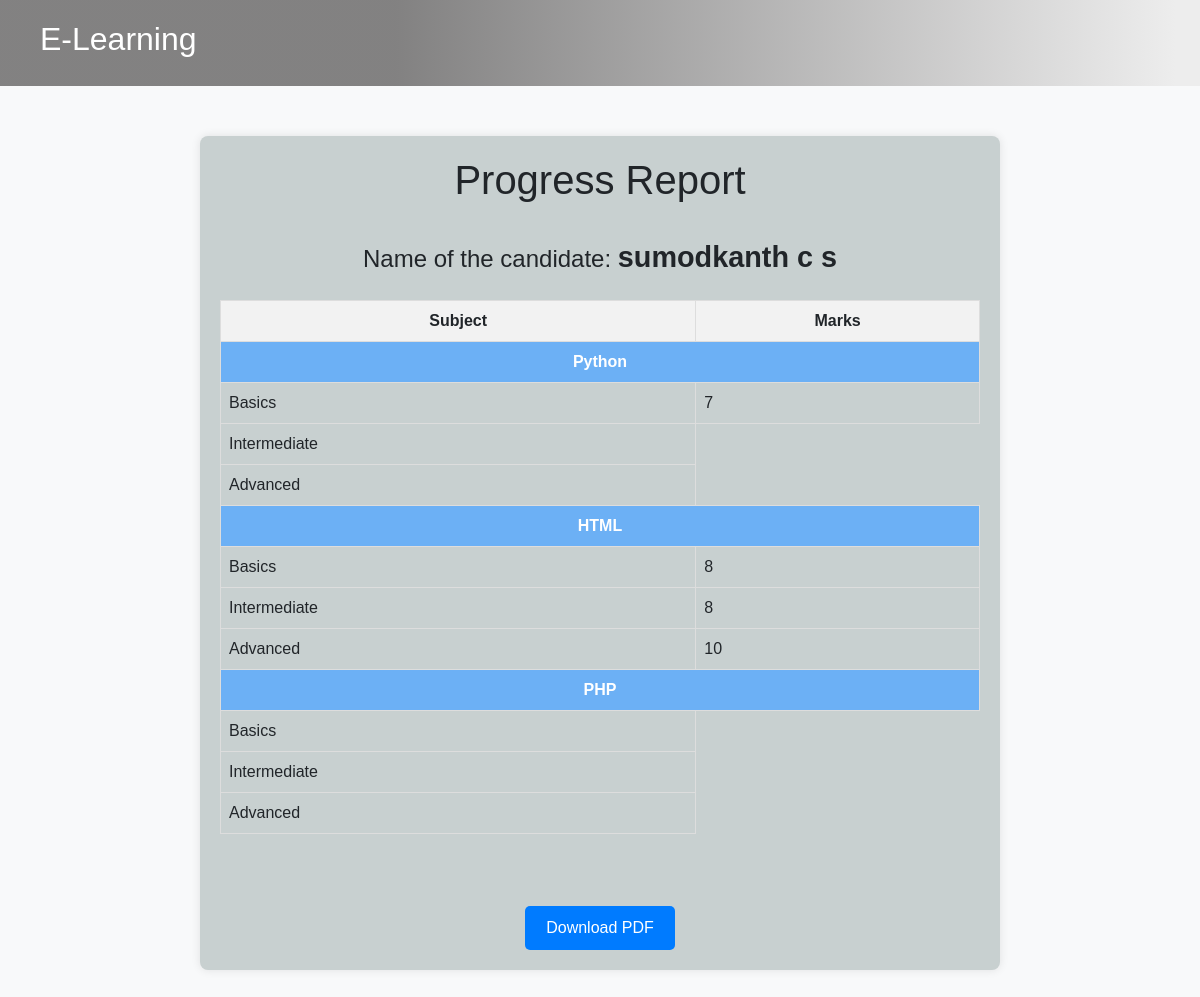
Before: /accounts/ProgressCard/ (signed in) with the older database file.
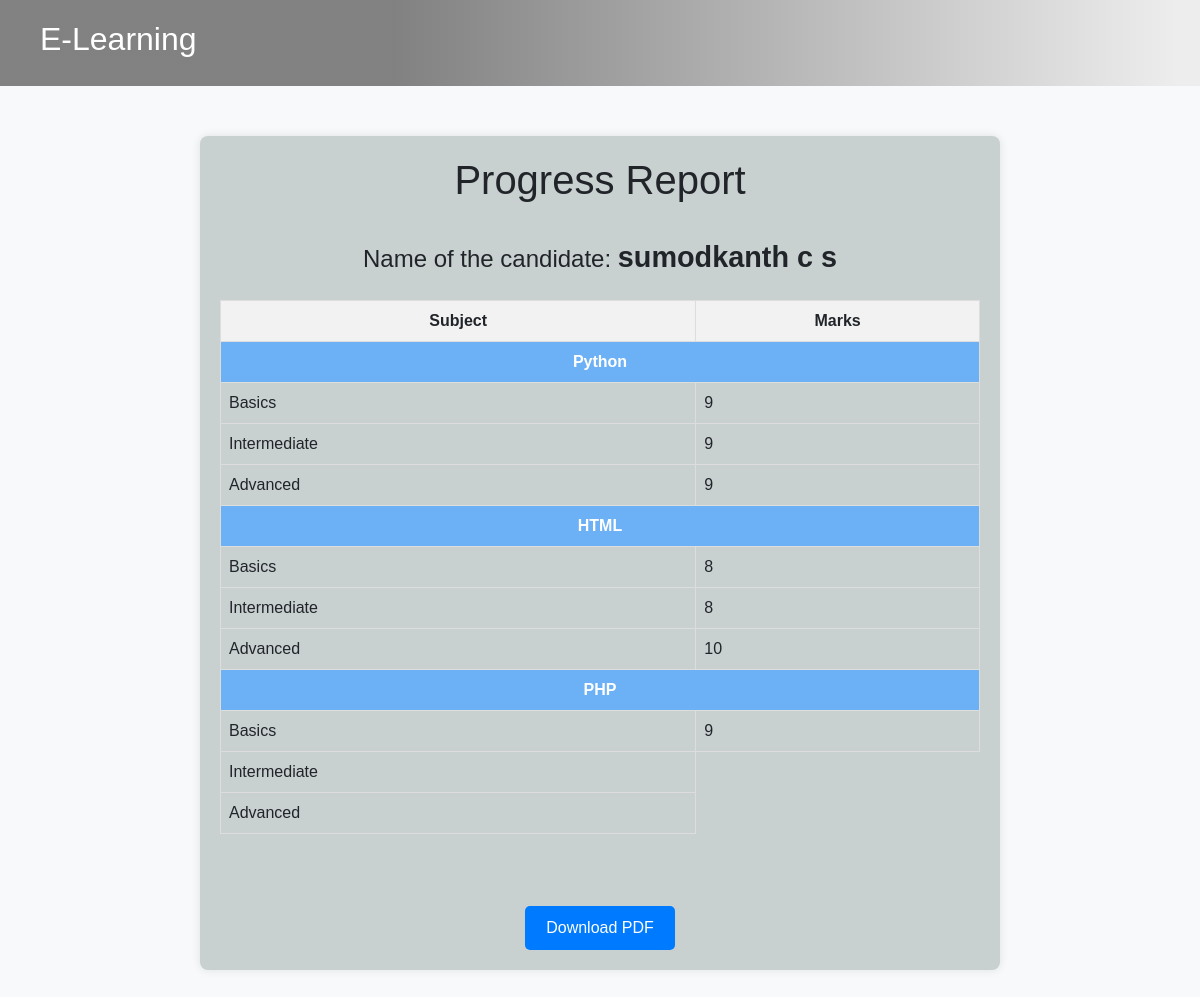
After: the same page with the newer database file.
### accounts/models.py (models this page shows)
class CustUser(AbstractUser):
    phone = models.IntegerField(null=True)
    options = (
        ('Male', 'Male'),
        ('Female', 'Female'),
        ('Others', 'Others')
    )
    COURSE_CHOICES = [
        ('Python', 'Python'),
        ('HTML', 'HTML'),
        ('PHP', 'PHP'),
        ('None', 'None')# SELECTING COURSE
    ]
    gender = models.CharField(max_length=100, choices=options, null=True, default='Male')
    age = models.IntegerField(null=True)
    Course = models.CharField(max_length=10, choices=COURSE_CHOICES, default='None', null=True, blank=True)
    is_student = models.BooleanField(null=True, blank=True, default=False)
    is_faculty = models.BooleanField(null=True, blank=True, default=False)
    is_hr = models.BooleanField(null=True, blank=True, default=False)
    is_active_basic = models.BooleanField(default=False, null=True, blank=True)
    is_active_inter = models.BooleanField(default=False, null=True, blank=True)
    is_active_adv = models.BooleanField(default=False, null=True, blank=True)
    is_active_coding = models.BooleanField(default=False, null=True, blank=True)

### exam/models.py (models this page shows, shortened)
class TestResult(models.Model):
    user = models.ForeignKey(CustUser, on_delete=models.CASCADE)
    options = (
        ('Basic', 'Basic'),
        ('BasicHTML', 'BasicHTML'),
        ('BasicPHP', 'BasicPHP'),
        ('Intermediate', 'Intermediate'),
        ('IntermediateHTML', 'IntermediateHTML'),
        ('IntermediatePHP', 'IntermediatePHP'),
        ('Advanced', 'Advanced'),
        ('AdvancedHTML', 'AdvancedHTML'),
        ('AdvancedPHP', 'AdvancedPHP')
    )
    section = models.CharField(max_length=100, choices=options, default='Basic')
    score = models.IntegerField()
    course_id = models.ForeignKey(CourseDB, on_delete=models.CASCADE, null=True, blank=True)
    date_taken = models.DateTimeField(auto_now_add=True)
    is_active_fields = models.BooleanField(default=False, null=True, blank=True)

### accounts/views.py (the view)
# urls.py: path('ProgressCard/', ProgressCard.as_view(), name='ProgressCard'),
class ProgressCard(TemplateView):
    template_name = 'progress.html'
    def get_context_data(self, **kwargs):
        context = super().get_context_data(**kwargs)
        context['data'] = CustUser.objects.get(id=self.request.user.id)
        context['score'] = TestResult.objects.filter(user=self.request.user)
        return context

### accounts/templates/progress.html (shortened to what this page needs)
<!DOCTYPE html>
<html lang="en">
<head>
    <link rel="stylesheet" href="https://cdn.jsdelivr.net/npm/bootstrap@4.6.2/dist/css/bootstrap.min.css">
</head>
<body>
    <section id="one">
    <nav class="navbar">
        <div class="nav-logo">
             <a href="{% url 'h' %}"><h2>E-Learning</h2></a>
        </div>
    </nav>
    </section>
    <div class="prog">
        <h1 style="text-align: center;">Progress Report</h1><br>
        <div class="userdtl">Name of the candidate: <span style="font-weight: bold; font-size: larger;">{{ data.first_name }} {{ data.last_name }}</span></div>
        <table>
            <thead>
                <tr>
                    <th>Subject</th>
                    <th>Marks</th>
                </tr>
            </thead>
            <tbody>
                <tr>
                    <td colspan="2" style="background-color: #6cb0f5; color: white; text-align: center; font-weight: bold;">Python</td>
                </tr>
                <tr>
                    <td>Basics</td>
                {% for i in score %}
                   {% if i.section == "Basic" %}
                      <td>{{ i.score }}</td>
                   {% endif %}
                   {%endfor%}
                </tr>
                <tr>
                    <td>Intermediate</td>
                {% for i in score %}
                   {% if i.section == "Intermediate" %}
                      <td>{{ i.score }}</td>
                   {% endif %}
                   {%endfor%}
                </tr>
                <tr>
                    <td>Advanced</td>
                {% for i in score %}
                   {% if i.section == "Advanced" %}
                      <td>{{ i.score }}</td>
                   {% endif %}
                {% endfor %}
                </tr>
                <tr>
                    <td colspan="2" style="background-color: #6cb0f5; color: white; text-align: center; font-weight: bold;">HTML</td>
                </tr>
                <tr>
                    <td>Basics</td>
                {% for i in score %}
                   {% if i.section == "BasicHTML" %}
                      <td>{{ i.score }}</td>
                   {% endif %}
                {%endfor%}
                </tr>
                <tr>
                    <td>Intermediate</td>
                {% for i in score %}
                   {% if i.section == "IntermediateHTML" %}
                      <td>{{ i.score }}</td>
                   {% endif %}
                {%endfor%}
                </tr>
                <tr>
                    <td>Advanced</td>
                {% for i in score %}
                   {% if i.section == "AdvancedHTML" %}
                      <td>{{ i.score }}</td>
                   {% endif %}
                   {%endfor%}
                </tr>
                <tr>
                    <td colspan="2" style="background-color: #6cb0f5; color: white; text-align: center; font-weight: bold;">PHP</td>
                </tr>
                <tr>
                    <td>Basics</td>
                {% for i in score %}
                   {% if i.section == "BasicPHP" %}
                      <td>{{ i.score }}</td>
                   {% endif %}
                   {%endfor%}
                </tr>
                <tr>
                    <td>Intermediate</td>
                </tr>
                <tr>
                    <td>Advanced</td>
                </tr>
            </tbody>
        </table>
        <br><br><br>
        <button class="download-btn" onclick="printPage()">Download PDF</button>
    </div>
</body>
</html>

### accounts/templates/progress.html (style rules this page uses)
body { font-family: Arial, sans-serif; background-color: #f8f9fa; }
.navbar { background: rgb(124,123,123); background: linear-gradient(90deg, rgba(124,123,123,0.9501050420168067) 33%, rgba(237,237,237,1) 98%); color: white; overflow: hidden; padding: 20px ; line-height: 2; }
.navbar a { float: left; display: block; color: white; text-align: center; font-size: 17px; text-decoration: none; }
.navbar h2 { margin-left: 20px; }
.prog { background-color: rgb(200, 208, 208); border-radius: 8px; box-shadow: 0 0 10px rgba(0, 0, 0, 0.1); max-width: 800px; margin: 50px auto; padding: 20px; }
.userdtl { font-size: 1.5em; margin-bottom: 20px; text-align: center; }
table { width: 100%; border-collapse: collapse; margin-top: 20px; }
th, td { border: 1px solid #dddddd; text-align: left; padding: 8px; }
th { background-color: #f2f2f2; font-weight: bold; text-align: center; }
.download-btn { display: block; width: 150px; margin: 0 auto; text-align: center; background-color: #007bff; color: white; border: none; padding: 10px 20px; border-radius: 5px; cursor: pointer; }

Changed rows visible on the page:
changed TestResult (number 1 of 7 on the later page): score "7" → "9"
added TestResult: score "9"
added TestResult: score "9"
added TestResult: score "9"
